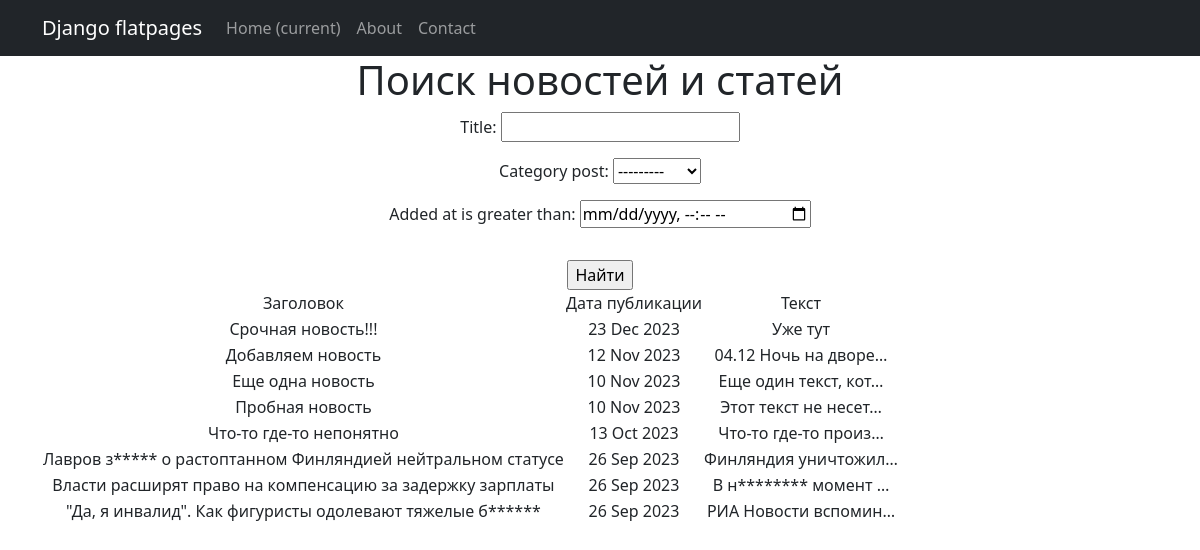
Page /news/search/ on the earlier database version.
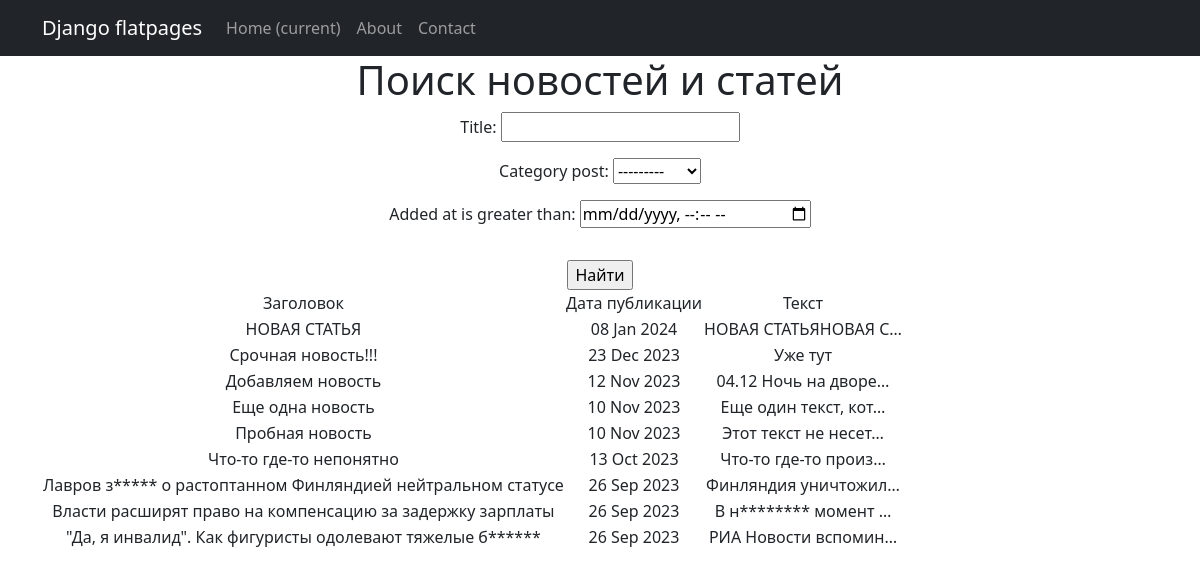
Same page on the later database version.
### NewsPortal/models.py (models this page shows, shortened)
class Post(models.Model):
    NEWS = 'NW'
    ARTICLE = 'AR'
    CATEGORY = [(NEWS, 'Новость'),
                (ARTICLE, 'Статья')
                ]
    category_post = models.CharField(max_length=2, choices=CATEGORY, default=ARTICLE)
    date_time = models.DateTimeField(auto_now_add=True)
    title = models.CharField(max_length=255)
    text = models.TextField()
    rating = models.SmallIntegerField(default=0)
    added_at = models.DateTimeField(auto_now=True)
    author = models.ForeignKey(Author, on_delete=models.CASCADE)
    category = models.ManyToManyField(Category, through='PostCategory', related_name='article')

### NewsPortal/views.py (the view)
# urls.py: path('search/', PostSearch.as_view(), name='post_search'),
class PostSearch(ListView):
    model = Post
    ordering = '-date_time'
    template_name = 'news_search.html'
    context_object_name = 'news'
    paginate_by = 10
    def get_queryset(self):
        queryset = super().get_queryset()
        self.filterset = PostFilter(self.request.GET, queryset)
        return self.filterset.qs
    def get_context_data(self, **kwargs):
        context = super().get_context_data(**kwargs)
        context['filterset'] = self.filterset
        return context

### NewsPortal/templatetags/custom_filters.py (called while the page is built)
@register.filter()
def censor(text):
    words = text.split()
    censor_list = []
    for word in words:
        if word.lower() in bad_words:
            censor_word = word[0] + '*' * (len(word) - 1)
            censor_list.append(censor_word)
        else:
            censor_list.append(word)
    return ' '.join(censor_list)

### templates/news_search.html (shortened to what this page needs)
{% extends 'flatpages/default.html'%}
{% load custom_filters %}
{% block content %}
    <h1>Поиск новостей и статей</h1>
    <form action="" method="get">
        {{ filterset.form.as_p }}
        <input type="submit" class="mt-3 btn-primary" value="Найти"/>
    </form>
    {% if news %}
        <table>
            <tr>
                <td>Заголовок</td>
                <td>Дата публикации</td>
                <td>Текст</td>
            </tr>
            {% for i in news %}
            <tr>
                <td>{{ i.title|censor }}</td>
                <td>{{ i.date_time|date:'d M Y' }}</td>
                <td>{{ i.text|truncatechars:20|censor }}</td>
            </tr>
            {% endfor %}
        </table>
    {% else %}
        Новостей нет!
    {% endif %}
{% endblock content %}

Differences in the rows shown:
added Post: title|censor "НОВАЯ СТАТЬЯ", date_time "08 Jan 2024", text|censor "НОВАЯ СТАТЬЯНОВАЯ С…"
